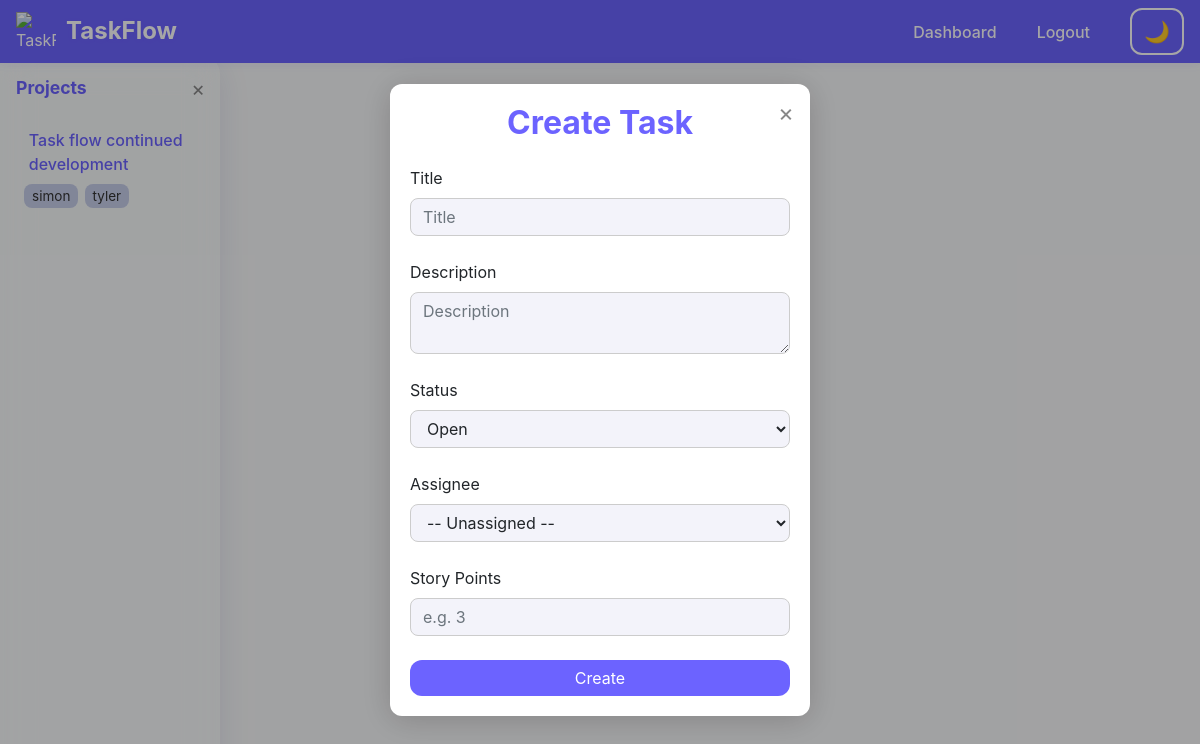
The page /tasks/create?project_id=2 (signed in) on the database its author committed.
### app.py (models this page shows)
class Project(db.Model):
    id = db.Column(db.Integer, primary_key=True)
    name = db.Column(db.String(120), unique=True, nullable=False)
    description = db.Column(db.Text, nullable=True)
    users = db.relationship('User', secondary=user_project, back_populates='projects')
    sprints = db.relationship('Sprint', backref='project', lazy=True)
    tasks = db.relationship('Task', backref='project', lazy=True)

class User(db.Model):
    id = db.Column(db.Integer, primary_key=True)
    username = db.Column(db.String(80), unique=True, nullable=False)
    password = db.Column(db.String(200), nullable=False)
    role = db.Column(db.String(10), nullable=False)
    tasks = db.relationship('Task', backref='user', lazy=True, foreign_keys='Task.user_id')
    assigned_tasks = db.relationship('Task', backref='assignee', lazy=True, foreign_keys='Task.assignee_id')
    projects = db.relationship('Project', secondary=user_project, back_populates='users')

### app.py (the view, shortened to what this page needs)
@app.route('/tasks/create', methods=['GET', 'POST'])
@login_required
def create_task():
    user = User.query.get(session['user_id'])
    projects = user.projects if session.get('role') != 'admin' else Project.query.all()
    users = User.query.all()
    sprints = []
    selected_project_id = request.args.get('project_id', type=int)
    selected_sprint_id = request.args.get('sprint_id', type=int)
    project_users = []
    if selected_project_id:
        sprints = Sprint.query.filter_by(project_id=selected_project_id).all()
        selected_project = next((p for p in projects if p.id == selected_project_id), None)
        if selected_project:
            project_users = selected_project.users
    return render_template('task_form.html', action='Create', projects=projects, sprints=sprints, users=users, project_users=project_users, selected_project_id=selected_project_id, selected_sprint_id=selected_sprint_id)

### app.py (called while the page is built)
def login_required(f):
    from functools import wraps
    @wraps(f)
    def decorated_function(*args, **kwargs):
        if 'user_id' not in session:
            flash('Please login first.', 'warning')
            return redirect(url_for('login'))
        return f(*args, **kwargs)
    return decorated_function

@app.before_request
def inject_sidebar_projects():
    g.projects = []
    g.selected_project = None
    if 'user_id' in session:
        user = User.query.get(session['user_id'])
        g.projects = user.projects if session.get('role') != 'admin' else Project.query.all()
        project_id = request.args.get('project', type=int)
        if project_id:
            g.selected_project = Project.query.get(project_id)

### templates/task_form.html (shortened to what this page needs)
{% extends 'base.html' %}
{% block content %}
<div id="task-modal-bg" style="position:fixed;top:0;left:0;width:100vw;height:100vh;z-index:2000;background:rgba(0,0,0,0.35);display:flex;align-items:center;justify-content:center;">
  <div class="card" style="max-width:420px;width:95vw;border-radius:18px;box-shadow:0 4px 32px rgba(0,0,0,0.18);background:var(--card-bg,#fff);position:relative;">
    <button onclick="closeTaskModal()" aria-label="Close" style="position:absolute;top:10px;right:10px;background:none;border:none;font-size:1.5em;color:#888;">&times;</button>
    <div class="card-body">
      <h2 class="card-title text-center mb-4" style="color:var(--accent1,#6c63ff);font-weight:bold;">{{ action }} Task</h2>
      {% if task %}
      <form method="POST" action="{{ url_for('edit_task', task_id=task.id) }}" aria-label="Edit task form">
        <input type="hidden" name="project_id" value="{{ task.project_id }}">
        <input type="hidden" name="sprint_id" value="{{ task.sprint_id }}">
      {% else %}
      <form method="POST" action="{{ url_for('create_task') }}" aria-label="Create task form">
      {% endif %}
        <label for="title">Title</label>
        <input id="title" name="title" placeholder="Title" class="form-control" value="{{ task.title if task else '' }}" required autofocus><br>
        <label for="description">Description</label>
        <textarea id="description" name="description" placeholder="Description" class="form-control">{{ task.description if task else '' }}</textarea><br>
        <label for="status">Status</label>
        <select id="status" name="status" class="form-control" required>
          <option value="Open" {% if task and task.status == 'Open' %}selected{% endif %}>Open</option>
        </select><br>
        <label for="assignee_id">Assignee</label>
        <select id="assignee_id" name="assignee_id" class="form-control">
          <option value="">-- Unassigned --</option>
          {% set assignees = project_users if project_users is defined else (task.project.users if task else (projects[0].users if projects|length == 1 else [])) %}
        </select><br>
        <label for="story_points">Story Points</label>
        <input id="story_points" name="story_points" type="number" min="0" class="form-control" value="{{ task.story_points if task and task.story_points is not none else '' }}" placeholder="e.g. 3"><br>
        <button class="btn btn-primary btn-block" style="border-radius:8px;">{{ action }}</button>
      </form>
    </div>
  </div>
</div>
{% endblock %}

### templates/base.html (shortened to what this page needs)
<!DOCTYPE html>
<html lang="en">
<head>
    <link rel="stylesheet" href="https://cdn.jsdelivr.net/npm/bootstrap@4.6.2/dist/css/bootstrap.min.css">
</head>
<body class="light-mode">
<nav class="navbar navbar-expand-lg navbar-light bg-light fixed-top" aria-label="Main navigation">
  <span class="logo-title">
    <img src="https://img.icons8.com/ios-filled/50/000000/task.png" alt="TaskFlow Logo" aria-hidden="true">
    <span class="h4 mb-0" style="font-weight: bold;">TaskFlow</span>
  </span>
  <div class="ml-auto d-flex align-items-center">
    {% if session.get('user_id') %}
      <a href="{{ url_for('dashboard') }}" class="nav-link d-inline">Dashboard</a>
      <a href="{{ url_for('logout') }}" class="nav-link d-inline">Logout</a>
    {% else %}
      <a href="{{ url_for('login') }}" class="nav-link d-inline">Login</a>
      <a href="{{ url_for('register') }}" class="nav-link d-inline">Register</a>
    {% endif %}
    <button class="btn btn-outline-secondary theme-toggle" id="theme-toggle-btn" aria-label="Toggle dark/light mode" aria-pressed="false">
      <span id="theme-toggle-icon">🌙</span>
    </button>
  </div>
</nav>
{% set show_sidebar = session.get('user_id') and request.endpoint not in ['login', 'register'] %}
{% if show_sidebar %}
<div id="sidebar" class="{% if session.get('theme') == 'dark' %}dark-mode{% endif %}" tabindex="0" aria-label="Project navigation">
  <div class="sidebar-header">
    Projects
    <button class="sidebar-toggle" onclick="toggleSidebar()" aria-label="Collapse sidebar">&times;</button>
  </div>
  {% if g.get('projects') %}
    {% for project in g.projects %}
      <div>
        <a href="{{ url_for('dashboard', project=project.id) }}" class="project-link" tabindex="0" aria-current="">
          <span>{{ project.name }}</span>
        </a>
        {% if project.users %}
          <div class="assigned-users" aria-label="Assigned users">
            {% for user in project.users %}
              <span class="user-badge" title="{{ user.username }}">{{ user.username }}</span>
            {% endfor %}
          </div>
        {% endif %}
      </div>
    {% endfor %}
  {% else %}
    <span class="text-muted">No projects assigned.</span>
  {% endif %}
</div>
{% endif %}
<div class="main-content{% if show_sidebar %}{% else %} sidebar-collapsed{% endif %}" id="main-content" role="main" style="min-height:100vh; width:100vw;">
    <div style="margin-top:70px;">
      {% block content %}{% endblock %}
    </div>
</div>
{% set messages = get_flashed_messages(with_categories=true) %}
</body>
</html>

### templates/base.html (style rules this page uses)
:root { --primary-bg: #f8f9fa; --primary-text: #212529; --secondary-bg: #23272b; --secondary-text: #f8f9fa; --sidebar-width: 220px; --accent1: #6c63ff; --accent2: #ffb6b9; --accent3: #b5ead7; --accent4: #ffdac1; --accent5: #c7ceea; --card-bg: #fff; --input-bg: #f3f3fa; --card-bg-dark: #23272b; --input-bg-dark: #2a2e39; --border-dark: #444; }
html, body { height: 100%; min-height: 100%; }
body.light-mode { background: #f8f9fa; color: var(--primary-text); --card-bg: #fff; --input-bg: #f3f3fa; }
.navbar, .navbar-light, .navbar.bg-light, .navbar.fixed-top { background: #6c63ff !important; color: #fff !important; border-bottom: none; box-shadow: 0 2px 8px rgba(108,99,255,0.08); }
.navbar .nav-link, .navbar .nav-link:visited { color: #fff !important; font-weight: 500; margin-right: 0.5rem; transition: color 0.2s; }
.navbar .logo-title .h4 { color: #fff !important; text-shadow: 0 1px 4px rgba(108,99,255,0.10); }
.navbar .theme-toggle { border: 2px solid #fff !important; color: #fff !important; background: transparent !important; font-size: 1.3em; margin-left: 1rem; transition: border-color 0.2s, background 0.2s, color 0.2s; }
.logo-title { display: flex; align-items: center; gap: 10px; }
.logo-title img { width: 40px; height: 40px; }
#sidebar { position: fixed; top: 56px; left: 0; height: 100vh; width: var(--sidebar-width); background: rgba(255, 255, 255, 0.18); border-right: 1px solid rgba(255,255,255,0.18); box-shadow: 0 8px 32px 0 rgba(31, 38, 135, 0.10); backdrop-filter: blur(16px) saturate(180%); -webkit-backdrop-filter: blur(16px) saturate(180%); border-radius: 0 18px 18px 0; padding: 1rem 0.5rem 1rem 1rem; transition: transform 0.2s, background 0.3s; z-index: 1030; overflow-y: auto; outline: none; }
#sidebar .sidebar-header { font-weight: bold; margin-bottom: 1rem; font-size: 1.1rem; display: flex; align-items: center; justify-content: space-between; color: var(--accent1, #6c63ff); }
#sidebar .project-link { display: flex; align-items: center; justify-content: space-between; padding: 0.4rem 0.8rem; border-radius: 4px; color: #6c63ff; text-decoration: none; margin-bottom: 2px; transition: background 0.2s, color 0.2s; font-weight: 500; background: transparent; position: relative; }
#sidebar .sidebar-toggle { background: none; border: none; font-size: 1.3rem; color: #888; cursor: pointer; margin-left: 0.5rem; }
#sidebar .assigned-users { font-size: 0.92em; color: #555; margin-left: 0.5rem; margin-bottom: 0.2rem; }
#sidebar .assigned-users .user-badge { background: var(--accent5, #c7ceea); color: #333; border-radius: 8px; padding: 2px 8px; margin-right: 2px; font-size: 0.92em; display: inline-block; }
.main-content { min-height: 100vh; width: 100%; margin-left: var(--sidebar-width); transition: margin-left 0.2s, max-width 0.2s; padding: 0 8px; background: transparent; display: flex; flex-direction: column; box-sizing: border-box; max-width: 100vw; }
@media (min-width: 1200px) { .main-content:not(.sidebar-collapsed) { max-width: calc(100vw - var(--sidebar-width) - 60px); margin-left: var(--sidebar-width); margin-right: auto; } }
.navbar.fixed-top { z-index: 1040; }
.card, .btn, .table { border-radius: 12px !important; background: var(--card-bg, #fff) !important; color: inherit !important; border: none; }
.btn-primary, .btn-info { background: var(--accent1, #6c63ff) !important; border-color: var(--accent1, #6c63ff) !important; color: #fff !important; }
.form-control { background: var(--input-bg, #f3f3fa); color: inherit; border-radius: 8px; border: 1px solid #ccc; }

### rows shown on the page
Project: name "Task flow continued development"
User: username "simon"
User: username "tyler"

### other values the page prints
{{ action }} "Create"
